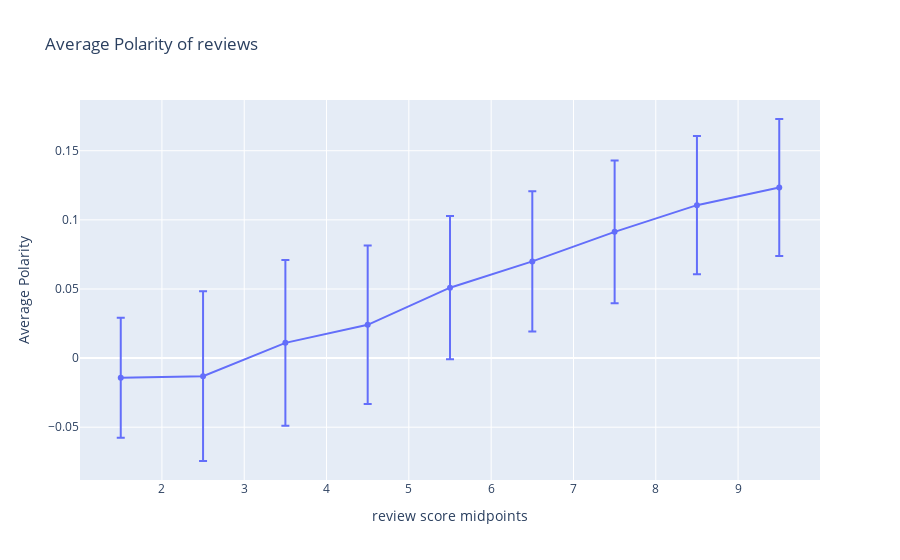

Notebook code for this chart:
### Code cell
fig = go.Figure(data=go.Scatter(x=review_score_midpoints, 
                                y=ign_polarity_means, 
                                error_y=dict(type='data', 
                                             array=ign_polarity_std)))
fig.update_layout(title='Average Polarity of reviews', 
                  xaxis_title='review score midpoints', yaxis_title='Average Polarity')
fig.update_xaxes(dtick=1.0)
fig.show()

### Figure 1 — Plotly figure (JSON) as saved in the notebook; plotly's stock layout.template omitted (floating-point values rounded to 4 significant figures)
{"data": [{"error_y": {"array": [0.04341, 0.06137, 0.05995, 0.05733, 0.05178, 0.05079, 0.05163, 0.04998, 0.04952], "type": "data"}, "type": "scatter", "x": [1.5, 2.5, 3.5, 4.5, 5.5, 6.5, 7.5, 8.5, 9.5], "y": [-0.01421, -0.01309, 0.011, 0.02404, 0.05093, 0.06995, 0.09131, 0.1106, 0.1234]}], "layout": {"autosize": true, "title": {"text": "Average Polarity of reviews"}, "xaxis": {"autorange": true, "dtick": 1, "range": [0.9981, 10.0], "title": {"text": "review score midpoints"}, "type": "linear"}, "yaxis": {"autorange": true, "range": [-0.0882, 0.1867], "title": {"text": "Average Polarity"}, "type": "linear"}}}
